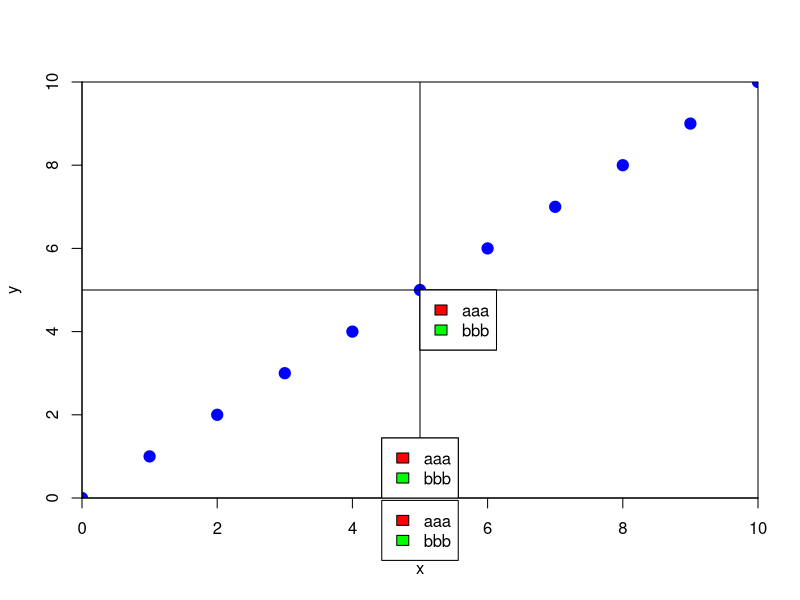

Generate this figure with R:
x <- 0:10
y <- 0:10

oldpar <- par(no.readonly = TRUE)



plot(y ~ x, xlim = c(0, 10), ylim = c(0, 10), xaxs = "i", yaxs = "i", pch = 19, col = "blue", cex = 1.5)
abline(h = 5)
abline(v = 5)


legend(x = 5,
       y = 5,
       legend = c("aaa", "bbb"),
       fill = c("red", "green"))

leg_1 <- legend(x = 5,
              y = 5,
              legend = c("aaa", "bbb"),
              fill = c("red", "green"),
              plot = FALSE)


legend(x = leg_1$rect$left,
       y = leg_1$rect$top,
       legend = c("aaa", "bbb"),
       fill = c("red", "green"))

############

legend(x = "bottom",
       # y = 5,
       legend = c("aaa", "bbb"),
       fill = c("red", "green"))




leg_2 <- legend(x = "bottom",
       # y = 5,
       legend = c("aaa", "bbb"),
       fill = c("red", "green"),
       plot = FALSE)

legend(x = leg_2$rect$left,
       y = leg_2$rect$top,
       legend = c("aaa", "bbb"),
       fill = c("red", "green"))

############

par(xpd = TRUE)

leg_3 <- legend(x = "bottom",
                # y = 5,
                inset = -0.15,
                legend = c("aaa", "bbb"),
                fill = c("red", "green"),
                plot = FALSE)

legend(x = leg_3$rect$left,
       y = leg_3$rect$top,
       legend = c("aaa", "bbb"),
       fill = c("red", "green"))

par(oldpar)

















